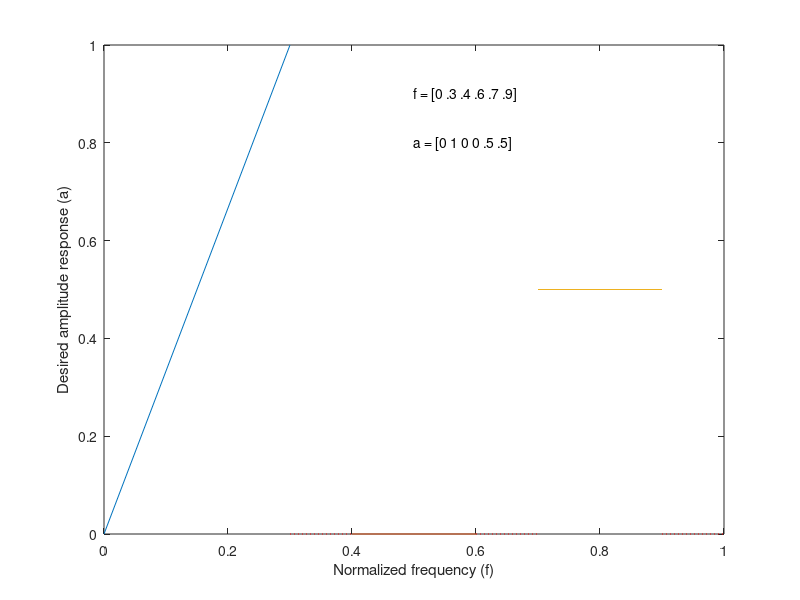

Write the MATLAB code that produced this figure.
clear
F = [0 0.3 0.4 0.6 0.7 0.9];
A = [0 1.0 0.0 0.0 0.5 0.5];

for i = 1:2:6
    plot([F(i) F(i+1)],[A(i) A(i+1)],'-')
    hold on
end

FF = [0 0.3 0.4 0.6 0.7 0.9 1.0];
AA = [0 0.0 0.0 0.0 0.0 0.0 0.0];

for i = 1:2:6
    plot([FF(i+1) FF(i+2)],[AA(i+1) AA(i+2)],'r:')
    hold on
end

axis([0 1.0 0 1.0])
xlabel('Normalized frequency (f)')
ylabel('Desired amplitude response (a)')
text(0.5,0.9,'f = [0 .3 .4 .6 .7 .9]')
text(0.5,0.8,'a = [0 1 0 0 .5 .5]')
